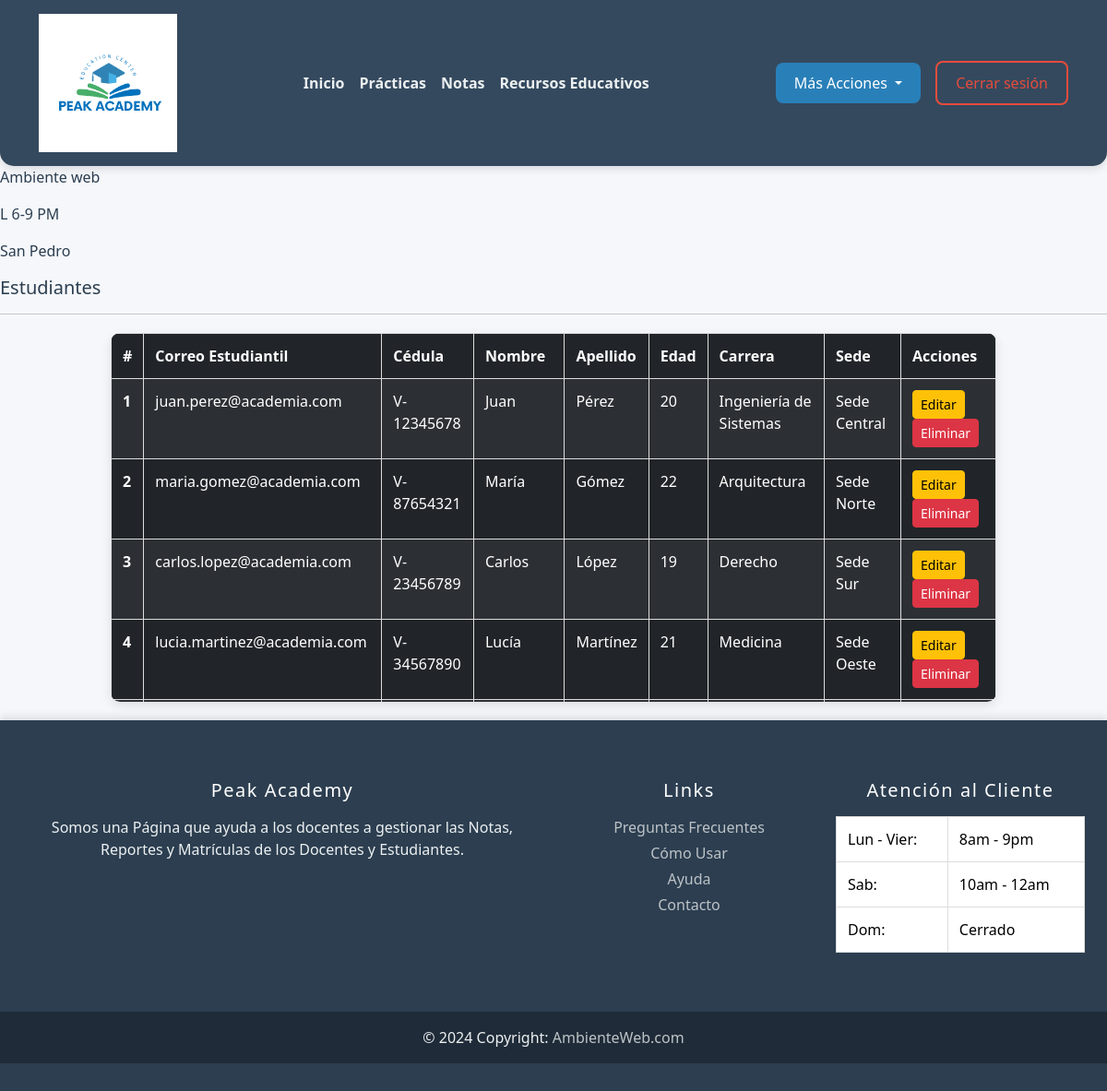
/views/peakReporteAmb.php (signed in), run on the app's committed database.
### tables this page shows
CREATE TABLE `estudiantes` (
  `id` INT NOT NULL AUTO_INCREMENT,
  `correo_estudiantil` VARCHAR(100) NOT NULL,
  `cedula` VARCHAR(20) NOT NULL,
  `nombre` VARCHAR(50) NOT NULL,
  `apellido` VARCHAR(50) NOT NULL,
  `edad` INT,
  `carrera` VARCHAR(100),
  `sede` VARCHAR(100),
  `tareas` DECIMAL(5,2) DEFAULT 0,
  `examen` DECIMAL(5,2) DEFAULT 0,
  `proyecto` DECIMAL(5,2) DEFAULT 0,
  `activo` TINYINT(1) DEFAULT 1,
  PRIMARY KEY (`id`)
);

### views/peakReporteAmb.php (the view, shortened to what this page needs)
<?php include '../core/header.php'; ?>
<div class="top-right">
    <p class="materia">Ambiente web</p>
    <p class="horario">L 6-9 PM</p>
    <p class="sede">San Pedro</p>
</div>
<h5 class="anuncio">Estudiantes</h5>
<hr>
<?php
include('../includes/conexion.php');
$sql = "SELECT * FROM estudiantes";
$result = $conn->query($sql);
if ($result && $result->num_rows > 0) {
    echo '<div class="table-container">
            <table class="table table-dark table-striped">
                <thead>
                    <tr>
                        <th scope="col">#</th>
                        <th scope="col">Correo Estudiantil</th>
                        <th scope="col">Cédula</th>
                        <th scope="col">Nombre</th>
                        <th scope="col">Apellido</th>
                        <th scope="col">Edad</th>
                        <th scope="col">Carrera</th>
                        <th scope="col">Sede</th>
                        <th scope="col">Acciones</th>
                    </tr>
                </thead>
                <tbody>';
    while ($row = $result->fetch_assoc()) {
        echo '<tr>
                <th scope="row">' . $row['id'] . '</th>
                <td class="correo">' . $row['correo_estudiantil'] . '</td>
                <td class="cedula">' . $row['cedula'] . '</td>
                <td class="nombre">' . $row['nombre'] . '</td>
                <td class="apellido">' . $row['apellido'] . '</td>
                <td class="edad">' . $row['edad'] . '</td>
                <td class="carrera">' . $row['carrera'] . '</td>
                <td class="sede">' . $row['sede'] . '</td>
                <td>
                    <button class="btn btn-warning btn-sm btn-editar" data-id="' . $row['id'] . '">Editar</button>
                    <button class="btn btn-danger btn-sm btn-eliminar" data-id="' . $row['id'] . '">Eliminar</button>
                </td>
              </tr>';
    }
    echo '</tbody></table></div>';
} else {
    echo "<p>No se encontraron estudiantes.</p>";
}
?>
<?php include '../core/footer.php'; ?>

### core/header.php (shortened to what this page needs)
<!DOCTYPE html>
<html lang="es">
<head>
    <link rel="stylesheet" href="../css/bootstrap.min.css">
    <link rel="stylesheet" href="../css/PeakAcademy.css">
</head>
<body>
    <nav class="navbar navbar-expand-lg navbar-light fixed-top">
        <div class="container-fluid">
            <a class="logo" href="../index.php">
                <img src="../imagenes/peaklogoo.png" alt="Peak Academy Logo">
            </a>
            <div class="collapse navbar-collapse" id="navbarNav">
                <ul class="navbar-nav mx-auto">
                    <li class="nav-item">
                        <a class="nav-link" href="../views/index.php">Inicio</a>
                    </li>
                    <li class="nav-item">
                        <a class="nav-link" href="../views/peakPracticas.php">Prácticas</a>
                    </li>
                    <li class="nav-item">
                        <a class="nav-link" href="../views/peakNotas.php">Notas</a>
                    </li>
                    <li class="nav-item">
                        <a class="nav-link" href="../views/peakArticulos.php">Recursos Educativos</a>
                    </li>
                </ul>
                <div class="btn-group me-3">
                    <button class="btn btn-secondary dropdown-toggle" type="button" data-bs-toggle="dropdown">
                        Más Acciones
                    </button>
                </div>
                <a href="../includes/logout.php" class="btn btn-outline-danger">Cerrar sesión</a>
            </div>
        </div>
    </nav>
    <div class="container main-content">
</div>

### core/footer.php (shortened to what this page needs)
<div class="footer">
    <footer class="footer-custom">
        <div class="container p-4">
            <div class="row">
                <div class="col-lg-6 col-md-12 mb-4">
                    <h5 class="mb-3">Peak Academy</h5>
                    <p>
                        Somos una Página que ayuda a los docentes a gestionar las
                        Notas, Reportes y Matrículas de los Docentes y Estudiantes.
                    </p>
                </div>
                <div class="col-lg-3 col-md-6 mb-4">
                    <h5 class="mb-3">Links</h5>
                    <ul class="list-unstyled mb-0">
                        <li class="mb-1"><a href="#!" class="footer-link">Preguntas Frecuentes</a></li>
                        <li class="mb-1"><a href="#!" class="footer-link">Cómo Usar</a></li>
                        <li class="mb-1"><a href="#!" class="footer-link">Ayuda</a></li>
                        <li><a href="#!" class="footer-link">Contacto</a></li>
                    </ul>
                </div>
                <div class="col-lg-3 col-md-6 mb-4">
                    <h5 class="mb-3">Atención al Cliente</h5>
                    <table class="table table-borderless text-white">
                        <tbody>
                            <tr><td>Lun - Vier:</td><td>8am - 9pm</td></tr>
                            <tr><td>Sab:</td><td>10am - 12am</td></tr>
                            <tr><td>Dom:</td><td>Cerrado</td></tr>
                        </tbody>
                    </table>
                </div>
            </div>
        </div>
        <div class="text-center p-3 footer-bottom">
            © 2024 Copyright:
            <a class="footer-link" href="">AmbienteWeb.com</a>
        </div>
    </footer>
</div>

### css/PeakAcademy.css (style rules this page uses)
body { margin: 0; padding: 0; font-family: 'Segoe UI', Tahoma, Geneva, Verdana, sans-serif; background-color: #f5f7fa; color: #2c3e50; }
.navbar { background-color: #34495e; box-shadow: 0 4px 8px rgba(0, 0, 0, 0.1); border-radius: 0 0 15px 15px; padding: 15px 30px; position: fixed; width: 100%; top: 0; z-index: 1000; }
.navbar .logo img { width: 150px; height: auto; transition: transform 0.3s ease; }
.navbar-nav .nav-link { color: #ecf0f1; font-weight: 600; font-size: 16px; padding: 12px 20px; transition: color 0.3s ease, padding 0.3s ease; }
.btn-group .btn-secondary { background-color: #2980b9; border: none; border-radius: 8px; padding: 10px 20px; color: white; }
.btn-outline-danger { border: 2px solid #e74c3c; color: #e74c3c; padding: 10px 20px; border-radius: 8px; transition: background-color 0.3s ease, color 0.3s ease; }
.container { max-width: 1200px; margin: 0 auto; padding: 40px 20px; }
.main-content { margin-top: 100px; }
.table-container { width: 80%; margin: 20px auto; max-height: 400px; overflow-y: auto; border-radius: 10px; box-shadow: 0 4px 12px rgba(0, 0, 0, 0.1); }
.table { width: 100%; border-collapse: collapse; }
.table thead { background-color: #2c3e50; color: white; }
.table th, .table td { padding: 12px; text-align: left; border: 1px solid #ddd; }
.table tbody tr:nth-child(even) { background-color: #f9f9f9; }
.footer { background-color: #2c3e50; color: white; padding: 10px 0; text-align: center; box-shadow: 0 -4px 8px rgba(0, 0, 0, 0.1); }

### core/footer.php (style rules this page uses)
.footer-custom { background-color: #2c3e50; color: #ffffff; padding-top: 30px; padding-bottom: 20px; }
.footer-custom h5 { color: #ffffff; letter-spacing: 1.5px; }
.footer-custom p { color: #ecf0f1; }
.footer-link { color: #bdc3c7; text-decoration: none; transition: color 0.3s ease; }
.footer-bottom { background-color: rgba(0, 0, 0, 0.3); color: #ecf0f1; }

### data on the page
estudiantes: id "1", correo_estudiantil "juan.perez@academia.com", cedula "V-12345678", nombre "Juan", apellido "Pérez", edad "20", carrera "Ingeniería de Sistemas", sede "Sede Central"
estudiantes: id "2", correo_estudiantil "maria.gomez@academia.com", cedula "V-87654321", nombre "María", apellido "Gómez", edad "22", carrera "Arquitectura", sede "Sede Norte"
estudiantes: id "3", correo_estudiantil "carlos.lopez@academia.com", cedula "V-23456789", nombre "Carlos", apellido "López", edad "19", carrera "Derecho", sede "Sede Sur"
estudiantes: id "4", correo_estudiantil "lucia.martinez@academia.com", cedula "V-34567890", nombre "Lucía", apellido "Martínez", edad "21", carrera "Medicina", sede "Sede Oeste"
